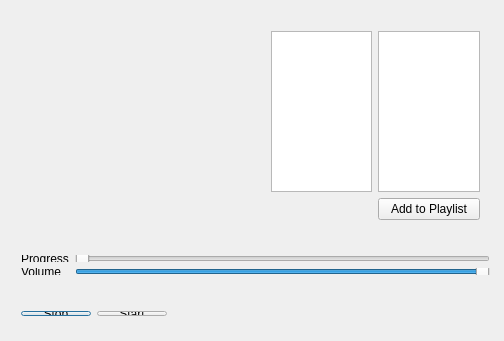
<?xml version="1.0" encoding="UTF-8"?>
<ui version="4.0">
 <class>Dialog</class>
 <widget class="QDialog" name="Dialog">
  <property name="geometry">
   <rect>
    <x>0</x>
    <y>0</y>
    <width>504</width>
    <height>341</height>
   </rect>
  </property>
  <property name="windowTitle">
   <string>Dialog</string>
  </property>
  <widget class="QWidget" name="">
   <property name="geometry">
    <rect>
     <x>10</x>
     <y>300</y>
     <width>168</width>
     <height>27</height>
    </rect>
   </property>
   <layout class="QHBoxLayout" name="horizontalLayout">
    <item>
     <widget class="QPushButton" name="pushButton_2">
      <property name="text">
       <string>Stop</string>
      </property>
     </widget>
    </item>
    <item>
     <widget class="QPushButton" name="pushButton">
      <property name="text">
       <string>Start</string>
      </property>
     </widget>
    </item>
   </layout>
  </widget>
  <widget class="QWidget" name="">
   <property name="geometry">
    <rect>
     <x>10</x>
     <y>244</y>
     <width>491</width>
     <height>42</height>
    </rect>
   </property>
   <layout class="QFormLayout" name="formLayout">
    <item row="0" column="0">
     <widget class="QLabel" name="label">
      <property name="text">
       <string>Progress</string>
      </property>
     </widget>
    </item>
    <item row="0" column="1">
     <widget class="QSlider" name="sliderProgress">
      <property name="orientation">
       <enum>Qt::Horizontal</enum>
      </property>
     </widget>
    </item>
    <item row="1" column="0">
     <widget class="QLabel" name="label_2">
      <property name="text">
       <string>Volume</string>
      </property>
     </widget>
    </item>
    <item row="1" column="1">
     <widget class="QSlider" name="sliderVolume">
      <property name="value">
       <number>99</number>
      </property>
      <property name="orientation">
       <enum>Qt::Horizontal</enum>
      </property>
     </widget>
    </item>
   </layout>
  </widget>
  <widget class="QWidget" name="">
   <property name="geometry">
    <rect>
     <x>260</x>
     <y>20</y>
     <width>231</width>
     <height>211</height>
    </rect>
   </property>
   <layout class="QGridLayout" name="gridLayout">
    <item row="1" column="1">
     <widget class="QPushButton" name="pushButton_3">
      <property name="text">
       <string>Add to Playlist</string>
      </property>
     </widget>
    </item>
    <item row="0" column="1">
     <widget class="QListWidget" name="panel"/>
    </item>
    <item row="0" column="0">
     <widget class="QListWidget" name="playlist"/>
    </item>
   </layout>
  </widget>
 </widget>
 <layoutdefault spacing="6" margin="11"/>
 <resources/>
 <connections/>
</ui>
